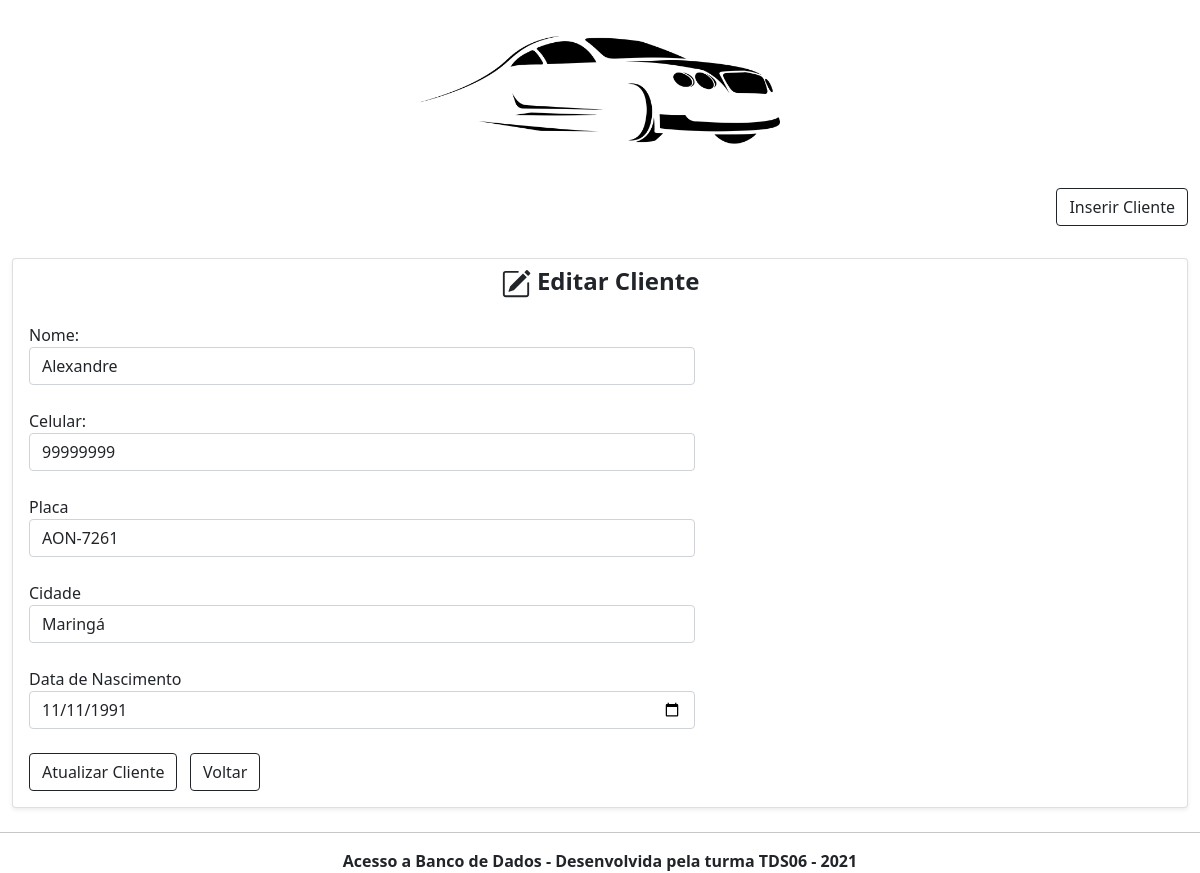
Screenshot of /edita.php?id=21 with the database file from the repository.
### tables this page shows
CREATE TABLE `pessoa` (
  `id` int(11) NOT NULL,
  `nome` varchar(90) NOT NULL,
  `celular` varchar(100) NOT NULL,
  `placa` varchar(20) NOT NULL,
  `cidade` varchar(85) NOT NULL,
  `data_nascimento` date NOT NULL
);

### edita.php (the view, shortened to what this page needs)
<!DOCTYPE html>
<html lang="pt-br">
    <head>
        <link href="https://cdn.jsdelivr.net/npm/bootstrap@5.0.2/dist/css/bootstrap.min.css" rel="stylesheet">
    </head>
    <body>
        <header>
            <center><img src="imagens/logo.png" width="30%" height="30%"/></center>
            <nav class="navbar navbar-expand-lg navbar-ligth bg-ligth">
                <div class="container-fluid">
                    <button type="button" class="btn btn-outline-dark" data-bs-toggle="modal" data-bs-target="#exampleModal">Inserir Cliente</button>
                </div>
            </nav>
        </header>
        <div class="container-fluid">
            <section>
                <br/>
                <div class="row justify-content-center row-cols-2 row-cols-md-1 mb-3">
                    <div class="col">
                        <div class="card mb-2 rounded-2 shadow-sm">
                            <div class="card-hearder py-2 text-center">
                                <h4 class="my-0 fw-normal"><b>Editar Cliente</b></h4>
                            </div>
                            <div class="card-body text-left">
                                <?php
                                    include 'conecta.php';
                                    $id = $_GET['id'];
                                    $sql = "SELECT * FROM pessoa WHERE id = $id";
                                    $query = $conn->query($sql);
                                    while($dados = $query->fetch_assoc()){
                                        $nome = $dados['nome'];
                                        $celular = $dados['celular'];
                                        $placa = $dados['placa'];
                                        $cidade = $dados['cidade'];
                                        $data_nascimento = $dados['data_nascimento'];
                                    }
                                ?>
                            <form action="editar.php?id=<?php echo $id; ?>" method="POST">
                                <div class="form-group col-7">
                                    <label>Nome:</label>
                                    <input type="text" class="form-control" name="nome" value="<?php echo $nome; ?>" required/>
                                    <br/>
                                    <label>Celular:</label>
                                    <input type="text" class="form-control" name="email" value="<?php echo $celular; ?>" required/>
                                    <br/>
                                    <label>Placa</label>
                                    <input type="text" class="form-control" name="celular" value="<?php echo $placa; ?>" required/>
                                    <br/>
                                    <label>Cidade</label>
                                    <input type="text" class="form-control" name="cidade" value="<?php echo $cidade; ?>" required/>
                                    <br/>
                                    <label>Data de Nascimento</label>
                                    <input type="date" class="form-control" name="data_nascimento" value="<?php echo $data_nascimento; ?>" required/>
                                    <br/>
                                    <button type="submit" class="btn btn-outline-dark">Atualizar Cliente</button>&nbsp;&nbsp;&nbsp;<a class="btn btn-outline-dark" href="index.php" role="button">Voltar</a>
                                </form>
                                </div>
                            </div>
                        </div>
                    </div>
                </div>
                        <?php
                            include 'cadastro.php';
                        ?>
        <footer>
            <hr/>
            <center><b>Acesso a Banco de Dados - Desenvolvida pela turma TDS06 - 2021</b></center>
        </footer>
    </body>
</html>

### rows the page displays
pessoa: nome "Alexandre", email "99999999", celular "AON-7261", cidade "Maringá", data_nascimento "11/11/1991"
